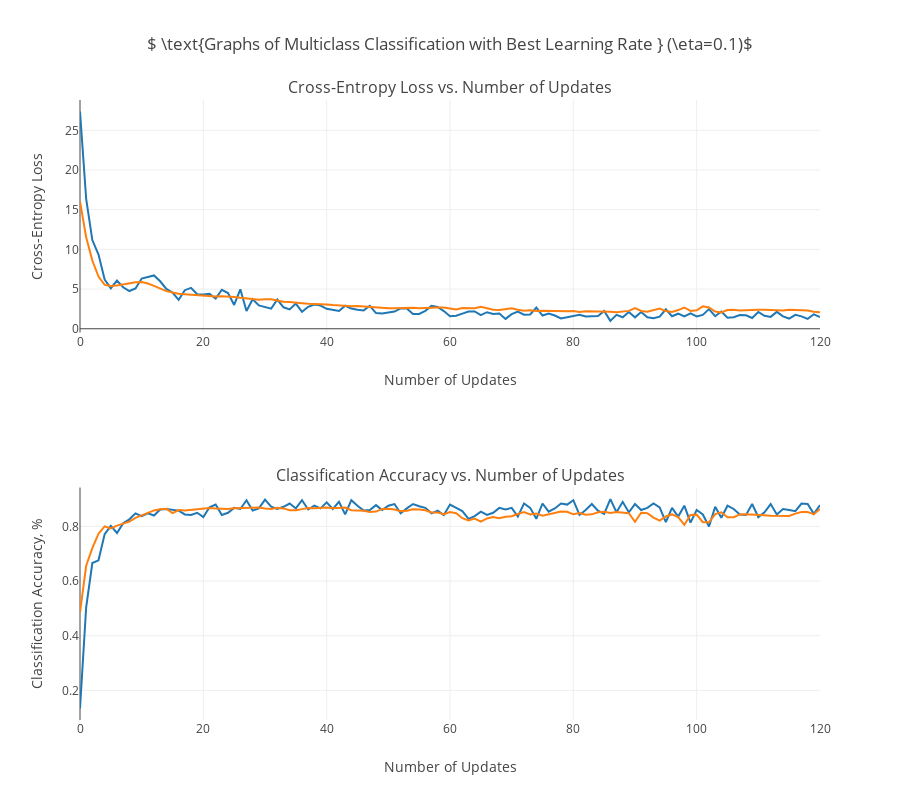

The cell this chart's notebook holds for it:
### Code cell
fig2_3 = etaIGraph(summary2_3[2],\
                   '$ \\text{Graphs of Multiclass Classification with Best Learning Rate } (\\eta=' + \
                   str(summary2_3[2]['eta']) + ')$',\
                   'A2Q1.2.3_Softmax')
fig2_3
